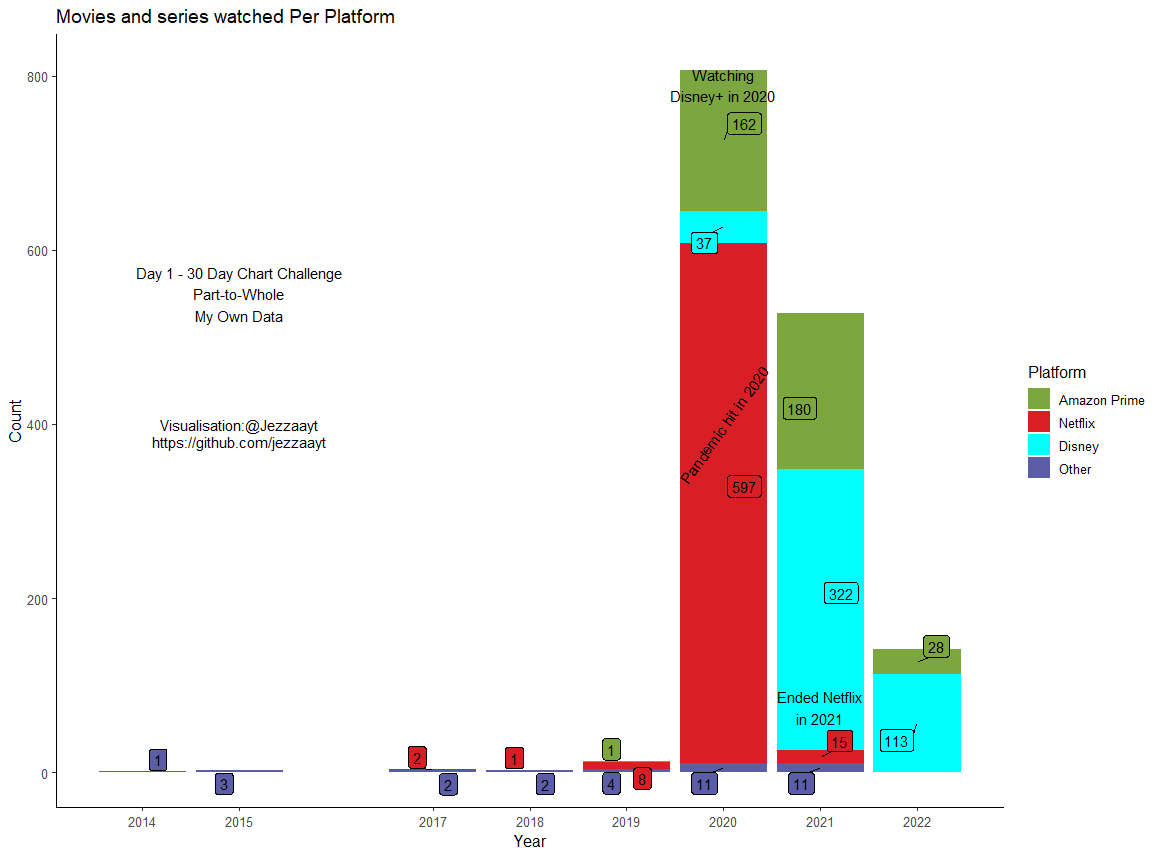

Write R code to recreate this figure.
library(tidyverse)
  library(ggpubr)
library(ggrepel)
# Using my watched movies and shows which I begun to track since Pandemic and went further back on some cases
# Small snippet of my data I collect for this. 

df <- read.csv("movies and shows.csv")
names(df)[names(df)=="ï..Year"] <- "Year"

df[df == 0]<-NA

df <- df %>% pivot_longer(cols = c(Netflix, Amazon.Prime, Disney., Other), names_to = "Platform", values_to = "Count")
df[df=="Amazon.Prime"] ="Amazon Prime"
df[df=="Disney."] ="Disney"

ggplot(df, aes(x = Year, y = Count, fill = Platform)) + geom_col() + 
  labs(title="Movies and series watched Per Platform") + theme_classic2() + 
  geom_label_repel(aes(label = Count), position = position_stack(vjust=.5), show.legend =F)+
  scale_x_continuous(breaks = c(2014, 2015, 2017,2018, 2019, 2020, 2021, 2022))+ 
  annotate("text", x = 2021, y = 75, label = "Ended Netflix\nin 2021" )+
  annotate("text", x = 2020, y = 690, label = "Watching\nDisney+ in 2020") +
  annotate("text", x = 2020, y = 400, label = "Pandemic hit in 2020", angle = 54)+
  annotate("text", x = 2015, y = 550, label = "Day 1 - 30 Day Chart Challenge\nPart-to-Whole\nMy Own Data")+
  annotate("text", 2015, 400, label = "Visualisation:@Jezzaayt")+
  annotate("text", 2015, 380, label = "https://github.com/jezzaayt")+
  scale_fill_manual(values = c("Amazon Prime"= "#7BA640","Netflix" = "#D81F26", 
                                "Disney" = "#01ffff", "Other"="#5B5EA6" ))
  
df$Platform
